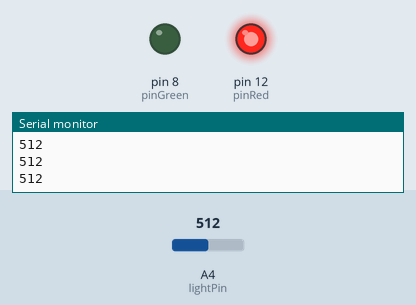
Simulated run of this sketch. Board: Arduino Uno, built with avr-gcc and run on an emulated ATmega328P. Parts: output pins drawn as LEDs (lit = HIGH), the last lines printed to the serial monitor. The test bench sets the inputs (shaded band); at power-on: A4 (lightPin) = 512.

Above: at 1.2 s.
1.3 s: A4 (lightPin) set to 410
2.8 s: A4 (lightPin) set to 385
At 4.0 s:
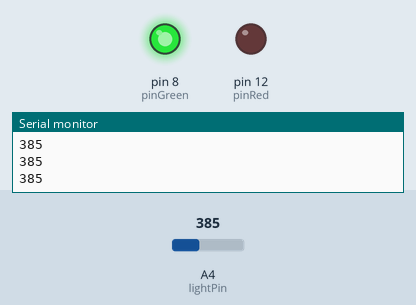
4.5 s: A4 (lightPin) set to 511
At 5.2 s:
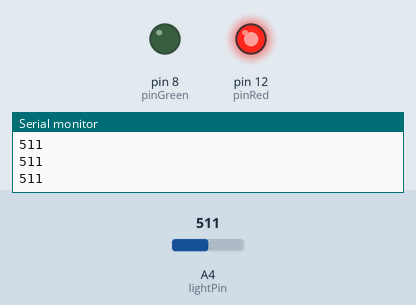
6.0 s: A4 (lightPin) set to 390
At 6.4 s:
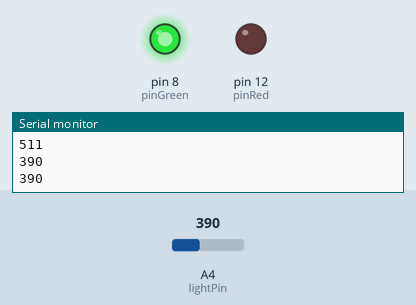
Timing chart, 0 to 8.5 s (numbered marks = the images above; inputs shaded):
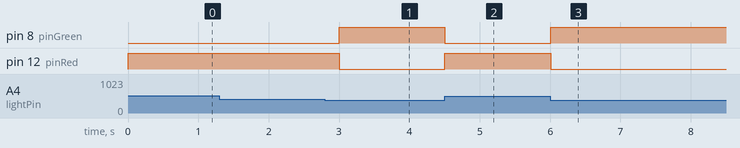

Measured:
- the behaviour switches between 401 and 400 on A4 (lightPin) (found by bisection; images 0 and 1)
- after the input at 2.8 s, pin 8 (pinGreen): LOW → HIGH after 0.20 s; pin 12 (pinRed): HIGH → LOW after 0.20 s
- after the input at 4.5 s, pin 8 (pinGreen): HIGH → LOW at once; pin 12 (pinRed): LOW → HIGH at once
- after the input at 6.0 s, pin 8 (pinGreen): LOW → HIGH at once; pin 12 (pinRed): HIGH → LOW at once

The sketch:

T25_understanding_photoresistors.ino
```cpp
int lightPin = A4;
int lightVal;
int dt = 300;
int pinRed = 12;
int pinGreen = 8;
void setup() {
  // put your setup code here, to run once:
pinMode(lightPin,INPUT);
pinMode(pinRed,OUTPUT);
pinMode(pinGreen,OUTPUT);
Serial.begin(9600);
}
void loop() {
  // put your main code here, to run repeatedly:
  lightVal = analogRead(lightPin);
  Serial.println(lightVal);
  if(lightVal > 400){
    digitalWrite(pinRed,HIGH);
    digitalWrite(pinGreen,LOW);
  }else{
    digitalWrite(pinRed,LOW);
    digitalWrite(pinGreen,HIGH);
  }
  delay(dt);

}
```
